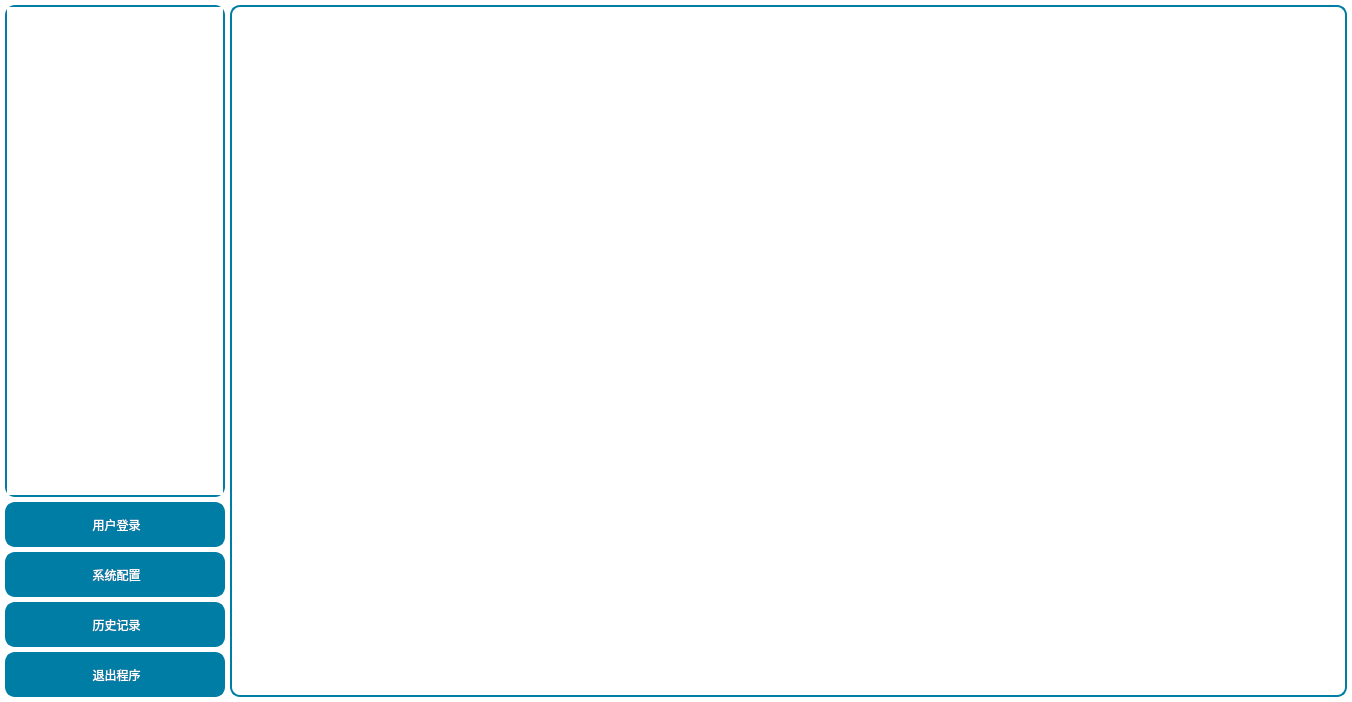
<?xml version="1.0" encoding="UTF-8"?>
<ui version="4.0">
 <class>ViewWidget</class>
 <widget class="QWidget" name="ViewWidget">
  <property name="enabled">
   <bool>true</bool>
  </property>
  <property name="geometry">
   <rect>
    <x>0</x>
    <y>0</y>
    <width>1352</width>
    <height>702</height>
   </rect>
  </property>
  <property name="windowTitle">
   <string>Form</string>
  </property>
  <property name="styleSheet">
   <string notr="true">QWidget#ViewWidget{
background-color: rgb(255, 255, 255);
}

QToolButton{
font: 20pt &quot;微软雅黑&quot;;
color: rgb(255, 255, 255);
border:2px solid  rgb(0, 125, 165);
border-radius:10px;
background-color: rgb(0, 125, 165);
}
QToolButton:disabled{
font: 20pt &quot;微软雅黑&quot;;
color: rgb(255, 255, 255);
border-color: rgb(180, 180, 180);
background-color: rgb(180, 180, 180);
}

QTabWidget::pane { /* The tab widget frame */
border-top: 2px solid  rgb(64, 87, 97);
border: 2px solid  rgb(64, 87, 97);
background-color: rgb(255, 255, 255);
}

QTabWidget::tab-bar {
left: 10px; /* move to the right by 5px */
}

QTabBar::tab {
font: 18pt &quot;微软雅黑&quot;;
border:2px solid rgb(64, 87, 97);
border-bottom-color: #C2C7CB; /* same as the pane color */
border-top-left-radius: 5px;
border-top-right-radius: 5px;
width: 390px;
height: 30px;
padding: 2px;
}

QTabBar::tab:selected {
color: rgb(255, 255, 255);
background-color:rgb(64, 87, 97);
}

QTabBar::tab:selected {
border-color: #9B9B9B;
border-bottom-color: #C2C7CB; /* same as pane color */
}
QTabBar::tab:!selected {
margin-top: 2px; /* make non-selected tabs look smaller */
background-color: rgb(255, 255, 255);
}
Line{
border:1px solid  rgb(0, 125, 165);
}








</string>
  </property>
  <layout class="QHBoxLayout" name="horizontalLayout">
   <property name="spacing">
    <number>5</number>
   </property>
   <property name="leftMargin">
    <number>5</number>
   </property>
   <property name="topMargin">
    <number>5</number>
   </property>
   <property name="rightMargin">
    <number>5</number>
   </property>
   <property name="bottomMargin">
    <number>5</number>
   </property>
   <item>
    <layout class="QVBoxLayout" name="verticalLayout">
     <property name="spacing">
      <number>5</number>
     </property>
     <item>
      <widget class="QTreeWidget" name="treeWidget">
       <property name="sizePolicy">
        <sizepolicy hsizetype="Fixed" vsizetype="Expanding">
         <horstretch>0</horstretch>
         <verstretch>0</verstretch>
        </sizepolicy>
       </property>
       <property name="minimumSize">
        <size>
         <width>220</width>
         <height>380</height>
        </size>
       </property>
       <property name="maximumSize">
        <size>
         <width>220</width>
         <height>16777215</height>
        </size>
       </property>
       <property name="styleSheet">
        <string notr="true">QTreeWidget{
font: 14pt &quot;微软雅黑&quot;;
border:2px solid rgb(0,125,165);
border-radius:10px;
}
QScrollBar:vertical{
width:20px;
background:rgb(0,0,0,0%);
margin:0px,0px,0px,0px;
padding-top:25px;   
padding-bottom:25px;    
}
QScrollBar::handle:vertical{
width:10px;
background:rgb(0,0,0,25%);
background:rgb(0,125,165,100%);
border-radius:5px;
min-height:20px;
}
QScrollBar::handle:vertical:hover{
width:10px;
background:rgb(0,125,165,80%);
border-radius:5px;
min-height:20;
}

QScrollBar:horizontal {
height:20px;
background:rgb(0,0,0,0%);
margin:0px,0px,0px,0px;
padding-left:25px;   
padding-right:25px; 
}
QScrollBar::handle:horizontal{
height:10px;
background:rgb(0,125,165,100%);
border-radius:5px;
min-width:20px;
}
QScrollBar::handle:horizontal:hover{
height:10px;
background:rgb(0,125,165,80%);
border-radius:5px;
min-width:20;
}
   QTreeView {
      show-decoration-selected: 1;
  }

  QTreeView::item {
       border: 1px solid #d9d9d9;
      border-top-color: transparent;
      border-bottom-color: transparent;
  }

  QTreeView::item:hover {
      background: qlineargradient(x1: 0, y1: 0, x2: 0, y2: 1, stop: 0 #e7effd, stop: 1 #cbdaf1);
      border: 1px solid #bfcde4;
  }

  QTreeView::item:selected {
      border: 1px solid #567dbc;
  }

  QTreeView::item:selected:active{
      background: qlineargradient(x1: 0, y1: 0, x2: 0, y2: 1, stop: 0 #6ea1f1, stop: 1 #567dbc);
  }

  QTreeView::item:selected:!active {
      background: qlineargradient(x1: 0, y1: 0, x2: 0, y2: 1, stop: 0 #6b9be8, stop: 1 #577fbf);
  }</string>
       </property>
       <property name="verticalScrollBarPolicy">
        <enum>Qt::ScrollBarAsNeeded</enum>
       </property>
       <property name="horizontalScrollBarPolicy">
        <enum>Qt::ScrollBarAsNeeded</enum>
       </property>
       <attribute name="headerVisible">
        <bool>false</bool>
       </attribute>
       <column>
        <property name="text">
         <string/>
        </property>
        <property name="textAlignment">
         <set>AlignCenter</set>
        </property>
       </column>
      </widget>
     </item>
     <item>
      <widget class="QToolButton" name="tBtnUserLogin">
       <property name="minimumSize">
        <size>
         <width>220</width>
         <height>45</height>
        </size>
       </property>
       <property name="maximumSize">
        <size>
         <width>220</width>
         <height>45</height>
        </size>
       </property>
       <property name="text">
        <string> 用户登录</string>
       </property>
       <property name="icon">
        <iconset resource="../image.qrc">
         <normaloff>:/Image/login.png</normaloff>:/Image/login.png</iconset>
       </property>
       <property name="iconSize">
        <size>
         <width>60</width>
         <height>60</height>
        </size>
       </property>
       <property name="toolButtonStyle">
        <enum>Qt::ToolButtonTextBesideIcon</enum>
       </property>
      </widget>
     </item>
     <item>
      <widget class="QToolButton" name="tBtnSysConf">
       <property name="enabled">
        <bool>true</bool>
       </property>
       <property name="minimumSize">
        <size>
         <width>220</width>
         <height>45</height>
        </size>
       </property>
       <property name="maximumSize">
        <size>
         <width>220</width>
         <height>45</height>
        </size>
       </property>
       <property name="text">
        <string> 系统配置</string>
       </property>
       <property name="icon">
        <iconset resource="../image.qrc">
         <normaloff>:/Image/tools.png</normaloff>:/Image/tools.png</iconset>
       </property>
       <property name="iconSize">
        <size>
         <width>60</width>
         <height>60</height>
        </size>
       </property>
       <property name="toolButtonStyle">
        <enum>Qt::ToolButtonTextBesideIcon</enum>
       </property>
      </widget>
     </item>
     <item>
      <widget class="QToolButton" name="tBtnRecord">
       <property name="enabled">
        <bool>true</bool>
       </property>
       <property name="minimumSize">
        <size>
         <width>220</width>
         <height>45</height>
        </size>
       </property>
       <property name="maximumSize">
        <size>
         <width>220</width>
         <height>45</height>
        </size>
       </property>
       <property name="text">
        <string> 历史记录</string>
       </property>
       <property name="icon">
        <iconset resource="../image.qrc">
         <normaloff>:/Image/dataSearch.png</normaloff>:/Image/dataSearch.png</iconset>
       </property>
       <property name="iconSize">
        <size>
         <width>60</width>
         <height>60</height>
        </size>
       </property>
       <property name="toolButtonStyle">
        <enum>Qt::ToolButtonTextBesideIcon</enum>
       </property>
      </widget>
     </item>
     <item>
      <widget class="QToolButton" name="tBtnQuitApp">
       <property name="minimumSize">
        <size>
         <width>220</width>
         <height>45</height>
        </size>
       </property>
       <property name="maximumSize">
        <size>
         <width>220</width>
         <height>45</height>
        </size>
       </property>
       <property name="text">
        <string> 退出程序</string>
       </property>
       <property name="icon">
        <iconset resource="../image.qrc">
         <normaloff>:/Image/quit.png</normaloff>:/Image/quit.png</iconset>
       </property>
       <property name="iconSize">
        <size>
         <width>60</width>
         <height>60</height>
        </size>
       </property>
       <property name="toolButtonStyle">
        <enum>Qt::ToolButtonTextBesideIcon</enum>
       </property>
      </widget>
     </item>
    </layout>
   </item>
   <item>
    <widget class="QStackedWidget" name="stackedWidgetBuild">
     <property name="minimumSize">
      <size>
       <width>1115</width>
       <height>690</height>
      </size>
     </property>
     <property name="styleSheet">
      <string notr="true">QStackedWidget{
font: 20pt &quot;楷体&quot;;
border:2px solid rgb(0,125,165);
border-radius:10px;
}</string>
     </property>
    </widget>
   </item>
  </layout>
 </widget>
 <resources>
  <include location="../image.qrc"/>
 </resources>
 <connections/>
</ui>
